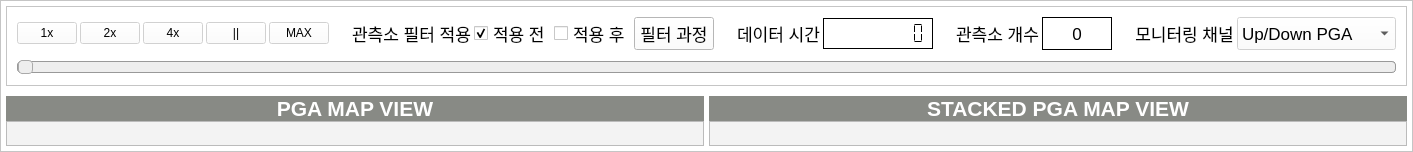
       <widget class="QFrame" name="rightMainFR">
        <property name="styleSheet">
         <string notr="true">background-color: rgb(255, 255, 255);</string>
        </property>
        <property name="frameShape">
         <enum>QFrame::StyledPanel</enum>
        </property>
        <property name="frameShadow">
         <enum>QFrame::Raised</enum>
        </property>
        <layout class="QVBoxLayout" name="verticalLayout_10">
         <property name="spacing">
          <number>0</number>
         </property>
         <property name="leftMargin">
          <number>5</number>
         </property>
         <property name="topMargin">
          <number>5</number>
         </property>
         <property name="rightMargin">
          <number>5</number>
         </property>
         <property name="bottomMargin">
          <number>5</number>
         </property>
         <item>
          <widget class="QFrame" name="frame">
           <property name="sizePolicy">
            <sizepolicy hsizetype="Expanding" vsizetype="Preferred">
             <horstretch>0</horstretch>
             <verstretch>0</verstretch>
            </sizepolicy>
           </property>
           <property name="maximumSize">
            <size>
             <width>16777215</width>
             <height>80</height>
            </size>
           </property>
           <property name="styleSheet">
            <string notr="true">color: rgb(0, 0, 0);</string>
           </property>
           <property name="frameShape">
            <enum>QFrame::StyledPanel</enum>
           </property>
           <property name="frameShadow">
            <enum>QFrame::Raised</enum>
           </property>
           <layout class="QVBoxLayout" name="verticalLayout_6">
            <property name="spacing">
             <number>10</number>
            </property>
            <property name="leftMargin">
             <number>10</number>
            </property>
            <property name="topMargin">
             <number>10</number>
            </property>
            <property name="rightMargin">
             <number>10</number>
            </property>
            <property name="bottomMargin">
             <number>10</number>
            </property>
            <item>
             <layout class="QHBoxLayout" name="horizontalLayout_10">
              <property name="spacing">
               <number>3</number>
              </property>
              <item>
               <widget class="QPushButton" name="play1PB">
                <property name="enabled">
                 <bool>false</bool>
                </property>
                <property name="maximumSize">
                 <size>
                  <width>60</width>
                  <height>16777215</height>
                 </size>
                </property>
                <property name="styleSheet">
                 <string notr="true">background-color: rgb(255, 255, 255);</string>
                </property>
                <property name="text">
                 <string>1x</string>
                </property>
               </widget>
              </item>
              <item>
               <widget class="QPushButton" name="play2PB">
                <property name="enabled">
                 <bool>false</bool>
                </property>
                <property name="maximumSize">
                 <size>
                  <width>60</width>
                  <height>16777215</height>
                 </size>
                </property>
                <property name="styleSheet">
                 <string notr="true">background-color: rgb(255, 255, 255);</string>
                </property>
                <property name="text">
                 <string>2x</string>
                </property>
               </widget>
              </item>
              <item>
               <widget class="QPushButton" name="play4PB">
                <property name="enabled">
                 <bool>false</bool>
                </property>
                <property name="maximumSize">
                 <size>
                  <width>60</width>
                  <height>16777215</height>
                 </size>
                </property>
                <property name="styleSheet">
                 <string notr="true">background-color: rgb(255, 255, 255);</string>
                </property>
                <property name="text">
                 <string>4x</string>
                </property>
               </widget>
              </item>
              <item>
               <widget class="QPushButton" name="stopPB">
                <property name="enabled">
                 <bool>false</bool>
                </property>
                <property name="maximumSize">
                 <size>
                  <width>60</width>
                  <height>16777215</height>
                 </size>
                </property>
                <property name="styleSheet">
                 <string notr="true">background-color: rgb(255, 255, 255);</string>
                </property>
                <property name="text">
                 <string>||</string>
                </property>
               </widget>
              </item>
              <item>
               <widget class="QPushButton" name="maxPB">
                <property name="enabled">
                 <bool>false</bool>
                </property>
                <property name="maximumSize">
                 <size>
                  <width>60</width>
                  <height>16777215</height>
                 </size>
                </property>
                <property name="styleSheet">
                 <string notr="true">background-color: rgb(255, 255, 255);</string>
                </property>
                <property name="text">
                 <string>MAX</string>
                </property>
               </widget>
              </item>
              <item>
               <spacer name="horizontalSpacer_9">
                <property name="orientation">
                 <enum>Qt::Horizontal</enum>
                </property>
                <property name="sizeType">
                 <enum>QSizePolicy::Expanding</enum>
                </property>
                <property name="sizeHint" stdset="0">
                 <size>
                  <width>20</width>
                  <height>20</height>
                 </size>
                </property>
               </spacer>
              </item>
              <item>
               <widget class="QLabel" name="filterTitleLB">
                <property name="font">
                 <font>
                  <pointsize>13</pointsize>
                  <weight>50</weight>
                  <bold>false</bold>
                 </font>
                </property>
                <property name="styleSheet">
                 <string notr="true"/>
                </property>
                <property name="text">
                 <string>관측소 필터 적용</string>
                </property>
                <property name="alignment">
                 <set>Qt::AlignCenter</set>
                </property>
               </widget>
              </item>
              <item>
               <widget class="QCheckBox" name="bFilterCB">
                <property name="font">
                 <font>
                  <pointsize>13</pointsize>
                 </font>
                </property>
                <property name="layoutDirection">
                 <enum>Qt::LeftToRight</enum>
                </property>
                <property name="text">
                 <string>적용 전</string>
                </property>
                <property name="checked">
                 <bool>true</bool>
                </property>
               </widget>
              </item>
              <item>
               <widget class="QCheckBox" name="aFilterCB">
                <property name="font">
                 <font>
                  <pointsize>13</pointsize>
                 </font>
                </property>
                <property name="text">
                 <string>적용 후</string>
                </property>
               </widget>
              </item>
              <item>
               <widget class="QPushButton" name="viewFilterPB">
                <property name="font">
                 <font>
                  <pointsize>13</pointsize>
                  <weight>50</weight>
                  <bold>false</bold>
                 </font>
                </property>
                <property name="text">
                 <string>필터 과정</string>
                </property>
               </widget>
              </item>
              <item>
               <spacer name="horizontalSpacer_10">
                <property name="orientation">
                 <enum>Qt::Horizontal</enum>
                </property>
                <property name="sizeType">
                 <enum>QSizePolicy::Expanding</enum>
                </property>
                <property name="sizeHint" stdset="0">
                 <size>
                  <width>20</width>
                  <height>20</height>
                 </size>
                </property>
               </spacer>
              </item>
              <item>
               <widget class="QLabel" name="label_9">
                <property name="sizePolicy">
                 <sizepolicy hsizetype="Preferred" vsizetype="Preferred">
                  <horstretch>0</horstretch>
                  <verstretch>0</verstretch>
                 </sizepolicy>
                </property>
                <property name="font">
                 <font>
                  <pointsize>13</pointsize>
                  <weight>50</weight>
                  <bold>false</bold>
                 </font>
                </property>
                <property name="styleSheet">
                 <string notr="true">color: rgb(0, 0, 0);</string>
                </property>
                <property name="text">
                 <string>데이터 시간</string>
                </property>
                <property name="alignment">
                 <set>Qt::AlignCenter</set>
                </property>
               </widget>
              </item>
              <item>
               <widget class="QLCDNumber" name="dataTimeLCD">
                <property name="sizePolicy">
                 <sizepolicy hsizetype="Minimum" vsizetype="Fixed">
                  <horstretch>0</horstretch>
                  <verstretch>0</verstretch>
                 </sizepolicy>
                </property>
                <property name="minimumSize">
                 <size>
                  <width>110</width>
                  <height>31</height>
                 </size>
                </property>
                <property name="font">
                 <font>
                  <pointsize>13</pointsize>
                  <weight>50</weight>
                  <bold>false</bold>
                 </font>
                </property>
                <property name="styleSheet">
                 <string notr="true"/>
                </property>
                <property name="frameShape">
                 <enum>QFrame::Box</enum>
                </property>
                <property name="frameShadow">
                 <enum>QFrame::Plain</enum>
                </property>
                <property name="smallDecimalPoint">
                 <bool>true</bool>
                </property>
                <property name="digitCount">
                 <number>8</number>
                </property>
                <property name="mode">
                 <enum>QLCDNumber::Dec</enum>
                </property>
                <property name="segmentStyle">
                 <enum>QLCDNumber::Flat</enum>
                </property>
               </widget>
              </item>
              <item>
               <spacer name="horizontalSpacer_11">
                <property name="orientation">
                 <enum>Qt::Horizontal</enum>
                </property>
                <property name="sizeType">
                 <enum>QSizePolicy::Expanding</enum>
                </property>
                <property name="sizeHint" stdset="0">
                 <size>
                  <width>20</width>
                  <height>20</height>
                 </size>
                </property>
               </spacer>
              </item>
              <item>
               <widget class="QLabel" name="label_10">
                <property name="sizePolicy">
                 <sizepolicy hsizetype="Preferred" vsizetype="Preferred">
                  <horstretch>0</horstretch>
                  <verstretch>0</verstretch>
                 </sizepolicy>
                </property>
                <property name="font">
                 <font>
                  <pointsize>13</pointsize>
                  <weight>50</weight>
                  <bold>false</bold>
                 </font>
                </property>
                <property name="styleSheet">
                 <string notr="true">color: rgb(0, 0, 0);</string>
                </property>
                <property name="text">
                 <string>관측소 개수</string>
                </property>
                <property name="alignment">
                 <set>Qt::AlignCenter</set>
                </property>
               </widget>
              </item>
              <item>
               <widget class="QLabel" name="staNumLB">
                <property name="sizePolicy">
                 <sizepolicy hsizetype="Preferred" vsizetype="Preferred">
                  <horstretch>0</horstretch>
                  <verstretch>0</verstretch>
                 </sizepolicy>
                </property>
                <property name="minimumSize">
                 <size>
                  <width>70</width>
                  <height>0</height>
                 </size>
                </property>
                <property name="font">
                 <font>
                  <pointsize>13</pointsize>
                  <weight>50</weight>
                  <bold>false</bold>
                 </font>
                </property>
                <property name="styleSheet">
                 <string notr="true"/>
                </property>
                <property name="frameShape">
                 <enum>QFrame::Box</enum>
                </property>
                <property name="text">
                 <string>0</string>
                </property>
                <property name="alignment">
                 <set>Qt::AlignCenter</set>
                </property>
               </widget>
              </item>
              <item>
               <spacer name="horizontalSpacer_2">
                <property name="orientation">
                 <enum>Qt::Horizontal</enum>
                </property>
                <property name="sizeType">
                 <enum>QSizePolicy::Expanding</enum>
                </property>
                <property name="sizeHint" stdset="0">
                 <size>
                  <width>20</width>
                  <height>20</height>
                 </size>
                </property>
               </spacer>
              </item>
              <item>
               <widget class="QLabel" name="label_11">
                <property name="sizePolicy">
                 <sizepolicy hsizetype="Preferred" vsizetype="Preferred">
                  <horstretch>0</horstretch>
                  <verstretch>0</verstretch>
                 </sizepolicy>
                </property>
                <property name="font">
                 <font>
                  <pointsize>13</pointsize>
                  <weight>50</weight>
                  <bold>false</bold>
                 </font>
                </property>
                <property name="styleSheet">
                 <string notr="true">color: rgb(0, 0, 0);</string>
                </property>
                <property name="text">
                 <string>모니터링 채널</string>
                </property>
                <property name="alignment">
                 <set>Qt::AlignCenter</set>
                </property>
               </widget>
              </item>
              <item>
               <widget class="QComboBox" name="monChanCB">
                <property name="enabled">
                 <bool>false</bool>
                </property>
                <property name="sizePolicy">
                 <sizepolicy hsizetype="Preferred" vsizetype="Preferred">
                  <horstretch>0</horstretch>
                  <verstretch>0</verstretch>
                 </sizepolicy>
                </property>
                <property name="minimumSize">
                 <size>
                  <width>0</width>
                  <height>0</height>
                 </size>
                </property>
                <property name="font">
                 <font>
                  <pointsize>13</pointsize>
                  <weight>50</weight>
                  <bold>false</bold>
                 </font>
                </property>
                <property name="styleSheet">
                 <string notr="true"/>
                </property>
                <item>
                 <property name="text">
                  <string>Up/Down PGA</string>
                 </property>
                </item>
                <item>
                 <property name="text">
                  <string>North/South PGA</string>
                 </property>
                </item>
                <item>
                 <property name="text">
                  <string>East/West PGA</string>
                 </property>
                </item>
                <item>
                 <property name="text">
                  <string>Horizontal PGA</string>
                 </property>
                </item>
                <item>
                 <property name="text">
                  <string>Total PGA</string>
                 </property>
                </item>
               </widget>
              </item>
             </layout>
            </item>
            <item>
             <widget class="QSlider" name="slider">
              <property name="enabled">
               <bool>false</bool>
              </property>
              <property name="styleSheet">
               <string notr="true">QSlider::groove:horizontal {
border: 1px solid #bbb;
background: white;
height: 10px;
border-radius: 4px;
}

QSlider::sub-page:horizontal {
background: qlineargradient(x1: 0, y1: 0,    x2: 0, y2: 1,
    stop: 0 #66e, stop: 1 #bbf);
background: qlineargradient(x1: 0, y1: 0.2, x2: 1, y2: 1,
    stop: 0 #bbf, stop: 1 #55f);
border: 1px solid #777;
height: 10px;
border-radius: 4px;
}

QSlider::add-page:horizontal {
background: #fff;
border: 1px solid #777;
height: 10px;
border-radius: 4px;
}

QSlider::handle:horizontal {
background: qlineargradient(x1:0, y1:0, x2:1, y2:1,
    stop:0 #eee, stop:1 #ccc);
border: 1px solid #777;
width: 13px;
margin-top: -2px;
margin-bottom: -2px;
border-radius: 4px;
}

QSlider::handle:horizontal:hover {
background: qlineargradient(x1:0, y1:0, x2:1, y2:1,
    stop:0 #fff, stop:1 #ddd);
border: 1px solid #444;
border-radius: 4px;
}

QSlider::sub-page:horizontal:disabled {
background: #bbb;
border-color: #999;
}

QSlider::add-page:horizontal:disabled {
background: #eee;
border-color: #999;
}

QSlider::handle:horizontal:disabled {
background: #eee;
border: 1px solid #aaa;
border-radius: 4px;
}</string>
              </property>
              <property name="orientation">
               <enum>Qt::Horizontal</enum>
              </property>
             </widget>
            </item>
           </layout>
          </widget>
         </item>
         <item>
          <spacer name="verticalSpacer_2">
           <property name="orientation">
            <enum>Qt::Vertical</enum>
           </property>
           <property name="sizeType">
            <enum>QSizePolicy::Fixed</enum>
           </property>
           <property name="sizeHint" stdset="0">
            <size>
             <width>20</width>
             <height>10</height>
            </size>
           </property>
          </spacer>
         </item>
         <item>
          <layout class="QHBoxLayout" name="horizontalLayout_5">
           <item>
            <layout class="QGridLayout" name="mapL">
             <property name="horizontalSpacing">
              <number>5</number>
             </property>
             <property name="verticalSpacing">
              <number>0</number>
             </property>
             <item row="2" column="1">
              <widget class="QLabel" name="stackedStatusLB">
               <property name="styleSheet">
                <string notr="true">background-color: rgb(243, 243, 243);
color: rgb(32, 74, 135);</string>
               </property>
               <property name="frameShape">
                <enum>QFrame::StyledPanel</enum>
               </property>
               <property name="text">
                <string/>
               </property>
               <property name="alignment">
                <set>Qt::AlignCenter</set>
               </property>
              </widget>
             </item>
             <item row="1" column="0">
              <layout class="QVBoxLayout" name="realMapLO"/>
             </item>
             <item row="2" column="0">
              <widget class="QLabel" name="realStatusLB">
               <property name="sizePolicy">
                <sizepolicy hsizetype="Preferred" vsizetype="Fixed">
                 <horstretch>0</horstretch>
                 <verstretch>0</verstretch>
                </sizepolicy>
               </property>
               <property name="minimumSize">
                <size>
                 <width>0</width>
                 <height>25</height>
                </size>
               </property>
               <property name="styleSheet">
                <string notr="true">background-color: rgb(243, 243, 243);
color: rgb(32, 74, 135);</string>
               </property>
               <property name="frameShape">
                <enum>QFrame::StyledPanel</enum>
               </property>
               <property name="text">
                <string/>
               </property>
               <property name="alignment">
                <set>Qt::AlignCenter</set>
               </property>
              </widget>
             </item>
             <item row="1" column="1">
              <layout class="QVBoxLayout" name="stackedMapLO"/>
             </item>
             <item row="0" column="0">
              <widget class="QLabel" name="label_59">
               <property name="maximumSize">
                <size>
                 <width>16777215</width>
                 <height>25</height>
                </size>
               </property>
               <property name="font">
                <font>
                 <pointsize>16</pointsize>
                 <weight>75</weight>
                 <bold>true</bold>
                </font>
               </property>
               <property name="styleSheet">
                <string notr="true">background-color: rgb(136, 138, 133);
color: rgb(255, 255, 255);</string>
               </property>
               <property name="text">
                <string>PGA MAP VIEW</string>
               </property>
               <property name="alignment">
                <set>Qt::AlignCenter</set>
               </property>
              </widget>
             </item>
             <item row="0" column="1">
              <widget class="QLabel" name="label_61">
               <property name="maximumSize">
                <size>
                 <width>16777215</width>
                 <height>25</height>
                </size>
               </property>
               <property name="font">
                <font>
                 <pointsize>16</pointsize>
                 <weight>75</weight>
                 <bold>true</bold>
                </font>
               </property>
               <property name="styleSheet">
                <string notr="true">background-color: rgb(136, 138, 133);
color: rgb(255, 255, 255);</string>
               </property>
               <property name="text">
                <string>STACKED PGA MAP VIEW</string>
               </property>
               <property name="alignment">
                <set>Qt::AlignCenter</set>
               </property>
              </widget>
             </item>
            </layout>
           </item>
          </layout>
         </item>
        </layout>
       </widget>
